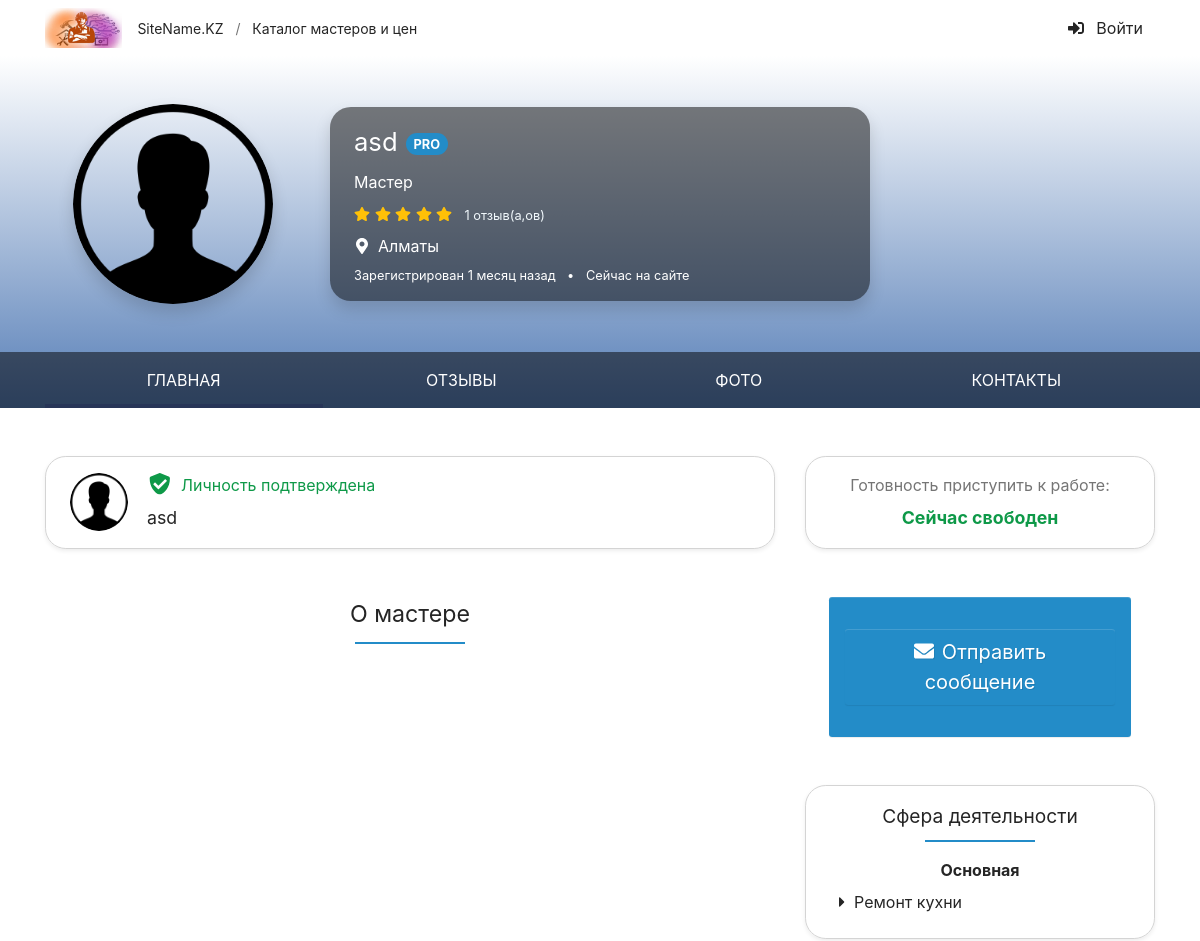
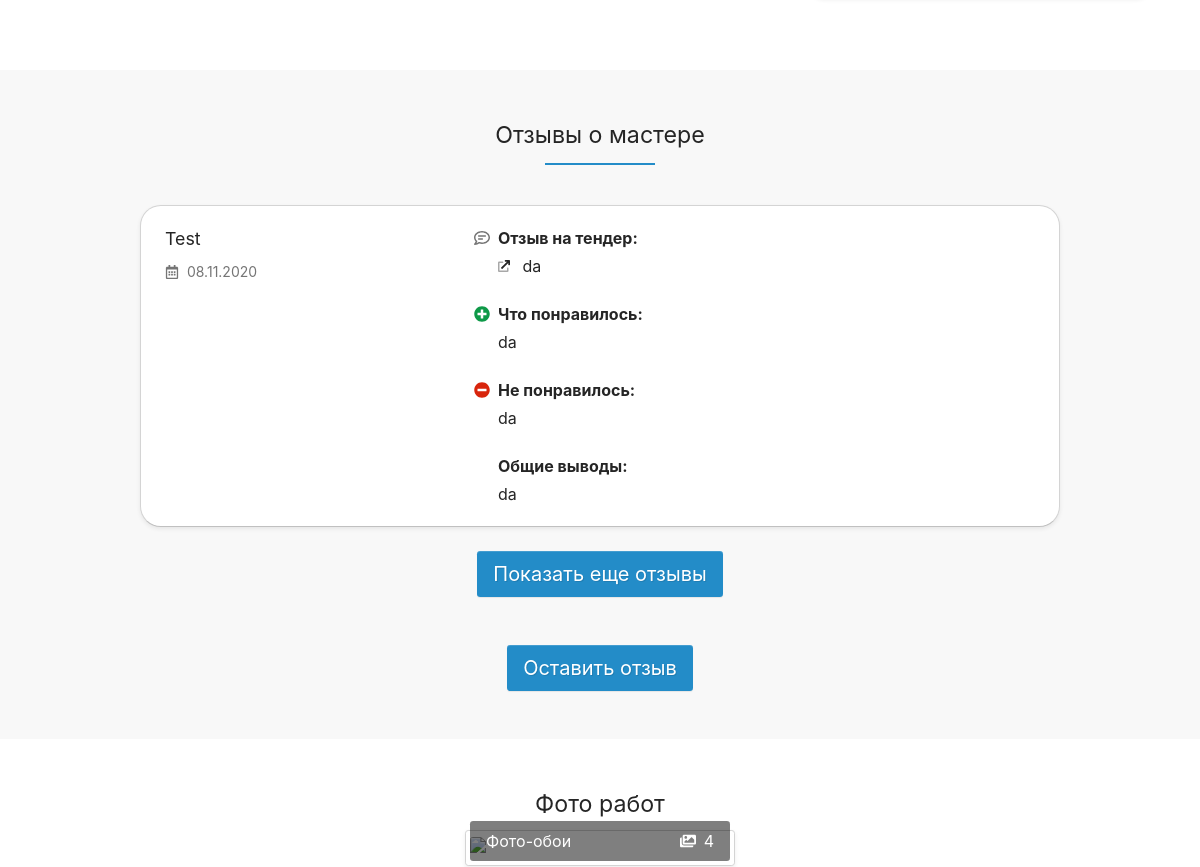
The page /employeeProfile.php?uid=19 (upper part) on the database as committed earlier (2 pictures, top to bottom).
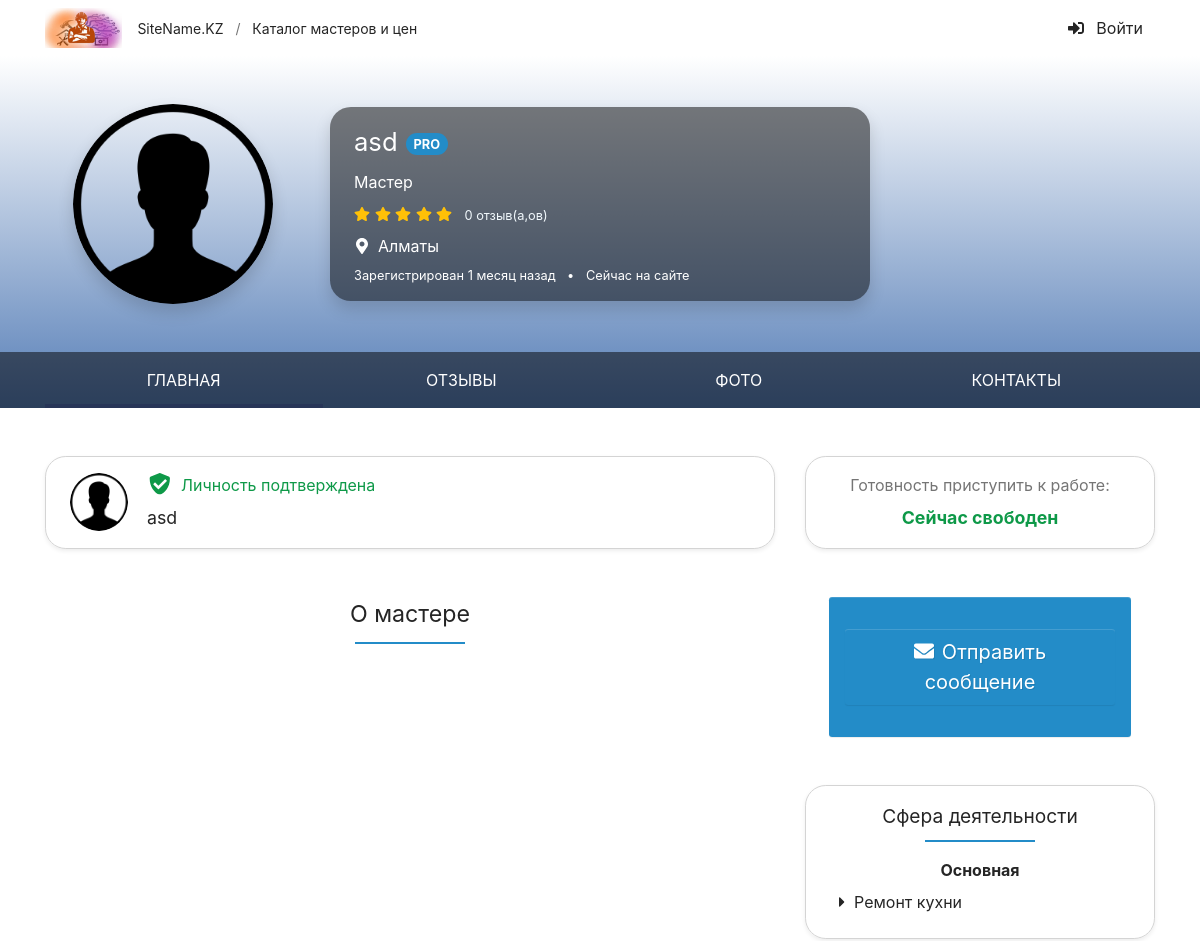
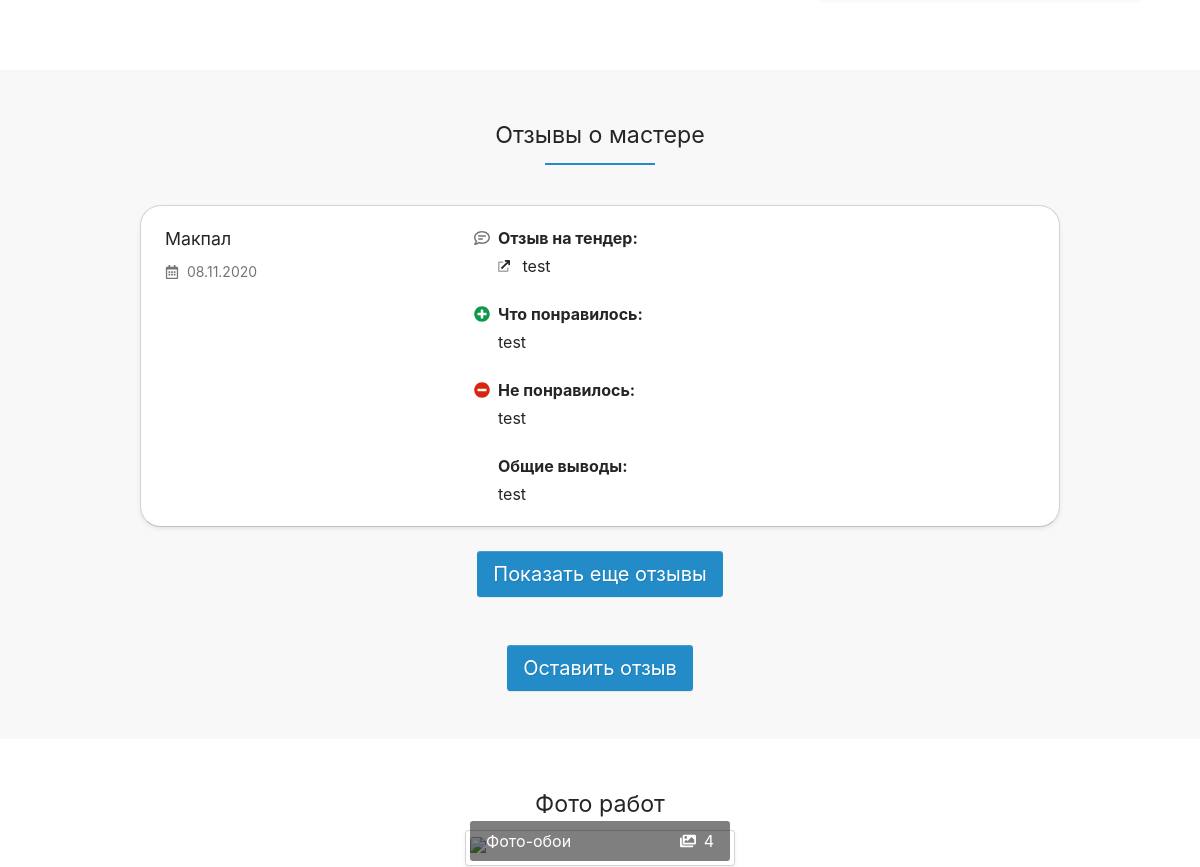
The same page on the database as committed later (2 pictures, top to bottom).
### tables this page shows
CREATE TABLE `users` (
  `ID` int(11) NOT NULL,
  `NAME` varchar(255) NOT NULL,
  `LASTNAME` varchar(255) NOT NULL,
  `PHONE` varchar(255) NOT NULL,
  `TYPE` int(11) NOT NULL,
  `PASSWORD` varchar(255) NOT NULL,
  `STATUS` int(11) NOT NULL,
  `LOCATION` int(11) NOT NULL,
  `ABOUT` mediumtext NOT NULL,
  `AVATAR` varchar(100) NOT NULL,
  `POST_DATE` date DEFAULT NULL
);

CREATE TABLE `dic_country` (
  `ID` int(11) NOT NULL,
  `NAME` varchar(255) NOT NULL
);

CREATE TABLE `services` (
  `ID` int(11) NOT NULL,
  `NAME_SERV` varchar(255) NOT NULL,
  `SPECID` int(11) NOT NULL
);

CREATE TABLE `review` (
  `ID` int(11) NOT NULL,
  `REV_TENDER` mediumtext NOT NULL,
  `LIKE_REV` mediumtext NOT NULL,
  `NOTLIKE_REV` mediumtext NOT NULL,
  `ALL_CONCL` mediumtext NOT NULL,
  `ID_FROM` int(11) NOT NULL,
  `ID_TO` int(11) NOT NULL,
  `DATE_COMMENT` date NOT NULL
);

### employeeProfile.php (the view, shortened to what the changed rows need)
<!DOCTYPE html>
<html lang="ru">
<head>
<link href="Theme/css/photoswipe.css" rel="stylesheet">
<link href="Theme/css/default-skin.css" rel="stylesheet">
<link href="Theme/css/site.css" rel="stylesheet">
</head>
<body id="top" data-spy="scroll" data-target="#navbar" data-offset="100">
<section style="background: linear-gradient(#FFFFFF, #567EB7);">
    <div>
        <div class="container py-4 py-md-5">
            <div class="row align-items-center">
            <?php
               $uid = $_GET['uid'];
               require_once 'conn.php';
               $query2 ="SELECT u.*, d.name FROM `users` u, dic_country d where u.location = d.id and u.id = $uid";
               $result2 = mysqli_query($link, $query2) or die("Ошибка " . mysqli_error($link));
               $rows2 = mysqli_fetch_all($result2, MYSQLI_ASSOC);
               foreach($rows2 as $row) {
            ?>
                <div class="col-md-4 col-lg-3 text-center mb-4 mb-md-0">
                    <img class="rounded-circle shadow" src="<?php if($row['AVATAR']) { echo $row['AVATAR']; } else { echo 'avatar/user.png';} ?>" width="200" height="200" alt="Мастер Иван Иванов">
                </div>
               <?php } ?>
                <div class="col-md-8 col-lg-7 col-xl-6">
                    <div class="bg-black-50 rounded-xl px-4 py-3 text-white text-center text-md-left shadow">
                        <?php
                        $uid = $_GET['uid'];
                       require_once 'conn.php';
                       $query ="SELECT u.*, d.name FROM `users` u, dic_country d where u.location = d.id and u.id = $uid";
                       $result = mysqli_query($link, $query) or die("Ошибка " . mysqli_error($link));
                       $rows = mysqli_fetch_all($result, MYSQLI_ASSOC);
                       $get_id = $_GET['uid'];
                       $qr = "select max(rw.id) max_id from review rw where rw.ID_TO = $get_id";
                       $ress = mysqli_query($link, $qr) or die("Ошибка " . mysqli_error($link));
                       $row_s = mysqli_fetch_all($ress, MYSQLI_ASSOC);
                       $max_id =  $row_s[0]['max_id'];
                       if($max_id)
                       {
                       $qs = "SELECT count(*) c FROM `review` r, `users` u where r.id_from = u.id and r.ID_TO = $get_id and r.id != $max_id";
                       $rs2 = mysqli_query($link, $qs) or die("Ошибка " . mysqli_error($link));
                       $qs2 = mysqli_fetch_all($rs2, MYSQLI_ASSOC);
                       }else {
                           $qs2[0]['c'] = 0;
                       }
                       foreach($rows as $row) {
                       ?>
                        <h1><?php echo $row['NAME']; ?><span id="w1" class="ml-2 icon-pro">PRO</span></h1>
                        <div class="mt-2"><?php if($row['TYPE'] == '2') { ?>Мастер <?php } else { ?>Заказчик<?php } ?></div>
                        <div class="mt-2">
                            <span class="text-warning pr-2">
                                <svg class="i is-star"><use xlink:href="#s-star" /></use></svg>
                                <svg class="i is-star"><use xlink:href="#s-star" /></use></svg>
                                <svg class="i is-star"><use xlink:href="#s-star" /></use></svg>
                                <svg class="i is-star"><use xlink:href="#s-star" /></use></svg>
                                <svg class="i is-star"><use xlink:href="#s-star" /></use></svg>
                            </span>
                             <a href="#reviews" rel="nofollow" class="small text-light"><?php if($qs2[0]['c']) { echo $qs2[0]['c']; } else { echo '0';} ?> отзыв(a,ов)</a>
                        </div>
                        <div class="mt-2">
                            <svg class="mr-2 i is-map-marker-alt"><use xlink:href="#s-map-marker-alt" /></use></svg><?php echo $row['name']; ?>
                        </div>
                        <div class="small mt-2">
                            <span class="text-nowrap">Зарегистрирован 1 месяц назад</span>
                            <span class="d-none d-sm-inline px-2">•</span>
                            <span class="text-nowrap">Сейчас на сайте</span>
                        </div>
                       <?php } ?>
                    </div>
                </div>
            </div>
        </div>
  </div>
</section>
<section class="container pt-5">
    <div class="row mb-4">
        <div class="col-lg-8">
            <div class="border mb-5 py-3 px-4 rounded-xl shadow-sm position-relative">
                    <div class="row">
                    <?php  foreach($rows as $row) { ?>
                        <div class="col-auto pr-1">
                             <img class="rounded-circle" src="<?php if($row['AVATAR']) { echo $row['AVATAR']; } else { echo 'avatar/user.png';} ?>" width="58" height="58" alt="Мастер Иван Иванов">                                                    </div>
                        <div class="col position-static">
                        <?php } ?>
                        <?php  foreach($rows as $row) { ?>
                            <div class="mb-2 mt-n1">
                                <a class="text-success mb-2 stretched-link" href="#" data-modal="/modal/verified?user=3991">
                                    <svg class="mb-0 mr-1 pt-1 h1 i is-shield-check"><use xlink:href="#s-shield-check" /></use></svg>
                                    <?php if($row['STATUS'] == '1') { ?>Личность подтверждена <?php } ?>
                                </a>
                            </div>
                            <div class="h5 mb-0">
                            <?php echo $row['NAME']; ?>
                            </div>
                        <?php } ?>
                        </div>
                    </div>
            </div>
            <h2 class="mb-4 text-center h-underline h-underline-secondary">О мастере  </h2>
        </div>
        <div class="col-lg-4">
            <div class="mt-5 border mb-5 pt-3 pb-4 px-1 rounded-xl shadow-sm">
                <?php
                $query = "SELECT u.*, d.name, sc.* FROM `users` u, dic_country d, users_speciality us, services sc, speciality s where u.location = d.id and u.id = us.USER_ID and us.USER_SPECIALITY = sc.ID and sc.SPECID = s.id and u.id = $uid";
                $result = mysqli_query($link, $query) or die("Ошибка " . mysqli_error($link));
                $rows_serv = mysqli_fetch_all($result, MYSQLI_ASSOC);
                foreach($rows_serv as $row) {
                ?>
                    <ul id="w2" class="ml-4 flex-column nav">
                        <li class="nav-item"><svg class="text-body mr-1 i is-caret-right"><use xlink:href="#s-caret-right" /></use></svg><?php echo $row['NAME_SERV']; ?></a></li>
                    </ul>
                <?php } ?>
                </div>
            </div>
        </div>
</section>
<section id="reviews" class="pt-5 bg-ultra-light">
    <div class="container">
        <h2 class="mb-4 text-center h-underline h-underline-secondary">Отзывы о мастере </h2>
<?php
      require_once 'conn.php';
       $get_id = $_GET['uid'];
        $query_rev = "SELECT r.*, u.* FROM `review` r, `users` u where r.id_from = u.id and r.ID_TO = $get_id order by r.id DESC LIMIT 0,1 ";
        $result_rev = mysqli_query($link, $query_rev) or die("Ошибка " . mysqli_error($link));
        $num_rows = mysqli_num_rows($result_rev);
        $rows_rev = mysqli_fetch_all($result_rev, MYSQLI_ASSOC);
if($num_rows <= 0) { ?>
        <div class="row justify-content-center">
    <div class="col-xl-10">
                    <div id="w4" class="alert-info alert-i alert" role="alert">
<svg class="alert-icon i id-info-circle" style="--i-primary-color: white;" ajax=""><svg class="i-color" style="--i-primary-color: white;" id="d-info-circle" xmlns="http://www.w3.org/2000/svg" viewBox="0 0 512 512"><defs></defs><path fill="currentColor" d="M256 8C119 8 8 119.08 8 256s111 248 248 248 248-111 248-248S393 8 256 8zm0 110a42 42 0 1 1-42 42 42 42 0 0 1 42-42zm56 254a12 12 0 0 1-12 12h-88a12 12 0 0 1-12-12v-24a12 12 0 0 1 12-12h12v-64h-12a12 12 0 0 1-12-12v-24a12 12 0 0 1 12-12h64a12 12 0 0 1 12 12v100h12a12 12 0 0 1 12 12z" class="i-secondary"></path><path fill="currentColor" d="M256 202a42 42 0 1 0-42-42 42 42 0 0 0 42 42zm44 134h-12V236a12 12 0 0 0-12-12h-64a12 12 0 0 0-12 12v24a12 12 0 0 0 12 12h12v64h-12a12 12 0 0 0-12 12v24a12 12 0 0 0 12 12h88a12 12 0 0 0 12-12v-24a12 12 0 0 0-12-12z" class="i-primary"></path></svg></svg>На данный момент отзывов пока еще нет.
</div>            </div>
</div>
<?php }else {
    foreach($rows_rev as $row) {
    ?>
        <div class="row justify-content-center">
            <div class="col-xl-10">
            <div id="review9835" class="card mt-3 mb-4 shadow-sm rounded-xl">
                <div class="card-body px-3 px-md-4">
                    <div class="row">
                        <div class="col-sm-8 col-md-6 col-lg-4 middle mb-3 mb-lg-0">
                            <a class="h5 text-body" href="#"><?php echo  $row['NAME']; ?></a>
                                <div class="text-muted mt-2"><svg class="mr-1 i ir-calendar-alt">
                                    <use xlink:href="#r-calendar-alt" /></use></svg>
                                    <?php $date = date('d.m.Y');  echo $date;?>
                                </div>
                        </div>
                        <div class="col-lg-8 mb-n4 pl-sm-5">
                            <div class="mb-4">
                                    <svg class="text-muted position-absolute ml-n4 mt-1 d-none d-sm-block i ir-comment-lines"><use xlink:href="#r-comment-lines" /></use></svg>
                                        <div class="font-weight-bold mb-1">Отзыв на тендер:</div>
                                    <a class="text-body" href="#">
                                        <svg class="mr-1 pr-1 i id-external-link"><use xlink:href="#d-external-link" /></use></svg>
                                        <?php echo $row['REV_TENDER']; ?></a>
                            </div>
                            <div class="mb-4">
                                    <svg class="text-success position-absolute ml-n4 mt-1 d-none d-sm-block i is-plus-circle"><use xlink:href="#s-plus-circle" /></use></svg>
                                     <div class="font-weight-bold mb-1">Что понравилось:</div>
                                     <?php echo $row['LIKE_REV']; ?>
                            </div>
                            <div class="mb-4">
                                    <svg class="text-danger position-absolute ml-n4 mt-1 d-none d-sm-block i is-minus-circle"><use xlink:href="#s-minus-circle" /></use></svg>
                                    <div class="font-weight-bold mb-1">Не понравилось:</div>
                                    <?php echo $row['NOTLIKE_REV']; ?>
                            </div>
                            <div class="mb-4">
                                    <div class="font-weight-bold mb-1">Общие выводы:</div>
                                    <?php echo $row['ALL_CONCL']; ?>
                            </div>
                        </div>
                    </div>
                </div>
            </div>
    <?php } ?>
        </div>
<?php } ?>
        </div>
    </div>
</section>
<section id="photos" class="py-5">
    <div class="container-fluid">
        <div style="    display: flex;
    justify-content: center;
    align-items: center;">
        <div>  <h2 class="">Фото работ</h2>  </div>
       </div>
    </div>
</section>
</body>
</html>

Rows that differ between the two databases and show on the page:
no longer on this page (row unchanged): review: users.NAME "Test", REV_TENDER "da", LIKE_REV "da", NOTLIKE_REV "da", ALL_CONCL "da"
shown differently, row unchanged: users "asd": c "1" → (not shown); now shows "0"
added review: users.NAME "Макпал", REV_TENDER "test", LIKE_REV "test", NOTLIKE_REV "test", ALL_CONCL "test"
